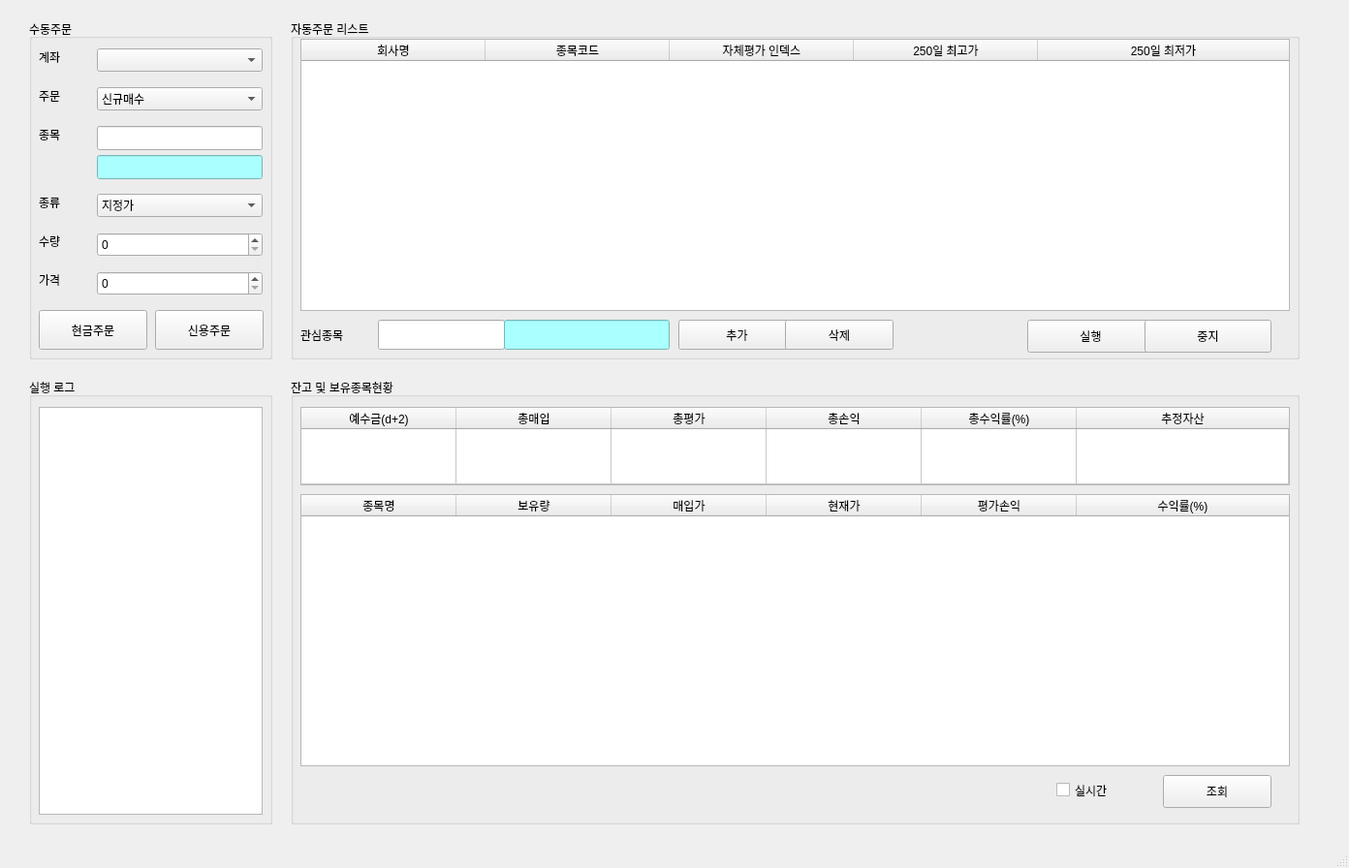
<?xml version="1.0" encoding="UTF-8"?>
<ui version="4.0">
 <class>MainWindow</class>
 <widget class="QMainWindow" name="MainWindow">
  <property name="geometry">
   <rect>
    <x>0</x>
    <y>0</y>
    <width>1392</width>
    <height>896</height>
   </rect>
  </property>
  <property name="windowTitle">
   <string>Buzzbee v0.1</string>
  </property>
  <widget class="QWidget" name="centralwidget">
   <widget class="QGroupBox" name="groupBox">
    <property name="geometry">
     <rect>
      <x>30</x>
      <y>20</y>
      <width>251</width>
      <height>351</height>
     </rect>
    </property>
    <property name="autoFillBackground">
     <bool>true</bool>
    </property>
    <property name="title">
     <string notr="true">수동주문</string>
    </property>
    <property name="flat">
     <bool>false</bool>
    </property>
    <property name="checkable">
     <bool>false</bool>
    </property>
    <widget class="QLabel" name="label">
     <property name="geometry">
      <rect>
       <x>10</x>
       <y>30</y>
       <width>77</width>
       <height>18</height>
      </rect>
     </property>
     <property name="text">
      <string>계좌</string>
     </property>
    </widget>
    <widget class="QLabel" name="label_2">
     <property name="geometry">
      <rect>
       <x>10</x>
       <y>70</y>
       <width>77</width>
       <height>18</height>
      </rect>
     </property>
     <property name="text">
      <string>주문</string>
     </property>
    </widget>
    <widget class="QLabel" name="label_3">
     <property name="geometry">
      <rect>
       <x>10</x>
       <y>110</y>
       <width>77</width>
       <height>18</height>
      </rect>
     </property>
     <property name="text">
      <string>종목</string>
     </property>
    </widget>
    <widget class="QLabel" name="label_4">
     <property name="geometry">
      <rect>
       <x>10</x>
       <y>180</y>
       <width>77</width>
       <height>18</height>
      </rect>
     </property>
     <property name="text">
      <string>종류</string>
     </property>
    </widget>
    <widget class="QLabel" name="label_5">
     <property name="geometry">
      <rect>
       <x>10</x>
       <y>220</y>
       <width>77</width>
       <height>18</height>
      </rect>
     </property>
     <property name="text">
      <string>수량</string>
     </property>
    </widget>
    <widget class="QLabel" name="label_6">
     <property name="geometry">
      <rect>
       <x>10</x>
       <y>260</y>
       <width>77</width>
       <height>18</height>
      </rect>
     </property>
     <property name="text">
      <string>가격</string>
     </property>
    </widget>
    <widget class="QComboBox" name="accountComboBox">
     <property name="geometry">
      <rect>
       <x>70</x>
       <y>30</y>
       <width>171</width>
       <height>24</height>
      </rect>
     </property>
    </widget>
    <widget class="QComboBox" name="hogaTypeComboBox">
     <property name="geometry">
      <rect>
       <x>70</x>
       <y>180</y>
       <width>171</width>
       <height>24</height>
      </rect>
     </property>
     <item>
      <property name="text">
       <string>지정가</string>
      </property>
     </item>
     <item>
      <property name="text">
       <string>시장가</string>
      </property>
     </item>
    </widget>
    <widget class="QComboBox" name="orderTypeComboBox">
     <property name="geometry">
      <rect>
       <x>70</x>
       <y>70</y>
       <width>171</width>
       <height>24</height>
      </rect>
     </property>
     <item>
      <property name="text">
       <string>신규매수</string>
      </property>
     </item>
     <item>
      <property name="text">
       <string>신규매도</string>
      </property>
     </item>
     <item>
      <property name="text">
       <string>매수취소</string>
      </property>
     </item>
     <item>
      <property name="text">
       <string>매도취소</string>
      </property>
     </item>
    </widget>
    <widget class="QLineEdit" name="codeLineEdit">
     <property name="geometry">
      <rect>
       <x>70</x>
       <y>110</y>
       <width>171</width>
       <height>25</height>
      </rect>
     </property>
    </widget>
    <widget class="QLineEdit" name="codeNameLineEdit">
     <property name="geometry">
      <rect>
       <x>70</x>
       <y>140</y>
       <width>171</width>
       <height>25</height>
      </rect>
     </property>
     <property name="styleSheet">
      <string notr="true">background-color:rgb(170,255,255);</string>
     </property>
    </widget>
    <widget class="QSpinBox" name="qtySpinBox">
     <property name="geometry">
      <rect>
       <x>70</x>
       <y>220</y>
       <width>171</width>
       <height>25</height>
      </rect>
     </property>
     <property name="maximum">
      <number>100000</number>
     </property>
    </widget>
    <widget class="QSpinBox" name="priceSpinBox">
     <property name="geometry">
      <rect>
       <x>70</x>
       <y>260</y>
       <width>171</width>
       <height>25</height>
      </rect>
     </property>
     <property name="maximum">
      <number>100000000</number>
     </property>
    </widget>
    <widget class="QPushButton" name="orderBtn">
     <property name="geometry">
      <rect>
       <x>10</x>
       <y>300</y>
       <width>112</width>
       <height>41</height>
      </rect>
     </property>
     <property name="text">
      <string>현금주문</string>
     </property>
    </widget>
    <widget class="QPushButton" name="creditOrderBtn">
     <property name="geometry">
      <rect>
       <x>130</x>
       <y>300</y>
       <width>112</width>
       <height>41</height>
      </rect>
     </property>
     <property name="text">
      <string>신용주문</string>
     </property>
    </widget>
   </widget>
   <widget class="QGroupBox" name="groupBox_2">
    <property name="geometry">
     <rect>
      <x>300</x>
      <y>390</y>
      <width>1041</width>
      <height>461</height>
     </rect>
    </property>
    <property name="autoFillBackground">
     <bool>true</bool>
    </property>
    <property name="title">
     <string>잔고 및 보유종목현황</string>
    </property>
    <widget class="QTableWidget" name="accountEvaluationTable">
     <property name="geometry">
      <rect>
       <x>10</x>
       <y>30</y>
       <width>1021</width>
       <height>81</height>
      </rect>
     </property>
     <property name="mouseTracking">
      <bool>false</bool>
     </property>
     <property name="focusPolicy">
      <enum>Qt::StrongFocus</enum>
     </property>
     <property name="contextMenuPolicy">
      <enum>Qt::DefaultContextMenu</enum>
     </property>
     <property name="acceptDrops">
      <bool>false</bool>
     </property>
     <property name="autoScroll">
      <bool>true</bool>
     </property>
     <property name="dragDropOverwriteMode">
      <bool>true</bool>
     </property>
     <property name="alternatingRowColors">
      <bool>false</bool>
     </property>
     <property name="showGrid">
      <bool>true</bool>
     </property>
     <property name="gridStyle">
      <enum>Qt::SolidLine</enum>
     </property>
     <property name="sortingEnabled">
      <bool>false</bool>
     </property>
     <property name="wordWrap">
      <bool>true</bool>
     </property>
     <property name="cornerButtonEnabled">
      <bool>true</bool>
     </property>
     <property name="rowCount">
      <number>1</number>
     </property>
     <attribute name="horizontalHeaderVisible">
      <bool>true</bool>
     </attribute>
     <attribute name="horizontalHeaderCascadingSectionResizes">
      <bool>true</bool>
     </attribute>
     <attribute name="horizontalHeaderDefaultSectionSize">
      <number>160</number>
     </attribute>
     <attribute name="horizontalHeaderHighlightSections">
      <bool>true</bool>
     </attribute>
     <attribute name="horizontalHeaderShowSortIndicator" stdset="0">
      <bool>true</bool>
     </attribute>
     <attribute name="horizontalHeaderStretchLastSection">
      <bool>true</bool>
     </attribute>
     <attribute name="verticalHeaderVisible">
      <bool>false</bool>
     </attribute>
     <attribute name="verticalHeaderCascadingSectionResizes">
      <bool>true</bool>
     </attribute>
     <attribute name="verticalHeaderShowSortIndicator" stdset="0">
      <bool>true</bool>
     </attribute>
     <attribute name="verticalHeaderStretchLastSection">
      <bool>true</bool>
     </attribute>
     <row/>
     <column>
      <property name="text">
       <string>예수금(d+2)</string>
      </property>
     </column>
     <column>
      <property name="text">
       <string>총매입</string>
      </property>
     </column>
     <column>
      <property name="text">
       <string>총평가</string>
      </property>
     </column>
     <column>
      <property name="text">
       <string>총손익</string>
      </property>
     </column>
     <column>
      <property name="text">
       <string>총수익률(%)</string>
      </property>
     </column>
     <column>
      <property name="text">
       <string>추정자산</string>
      </property>
     </column>
    </widget>
    <widget class="QTableWidget" name="stocksTable">
     <property name="geometry">
      <rect>
       <x>10</x>
       <y>120</y>
       <width>1021</width>
       <height>281</height>
      </rect>
     </property>
     <property name="autoFillBackground">
      <bool>false</bool>
     </property>
     <property name="frameShape">
      <enum>QFrame::StyledPanel</enum>
     </property>
     <property name="frameShadow">
      <enum>QFrame::Sunken</enum>
     </property>
     <property name="tabKeyNavigation">
      <bool>true</bool>
     </property>
     <property name="dragDropOverwriteMode">
      <bool>true</bool>
     </property>
     <property name="alternatingRowColors">
      <bool>false</bool>
     </property>
     <property name="textElideMode">
      <enum>Qt::ElideRight</enum>
     </property>
     <attribute name="horizontalHeaderCascadingSectionResizes">
      <bool>true</bool>
     </attribute>
     <attribute name="horizontalHeaderDefaultSectionSize">
      <number>160</number>
     </attribute>
     <attribute name="horizontalHeaderHighlightSections">
      <bool>true</bool>
     </attribute>
     <attribute name="horizontalHeaderMinimumSectionSize">
      <number>50</number>
     </attribute>
     <attribute name="horizontalHeaderShowSortIndicator" stdset="0">
      <bool>true</bool>
     </attribute>
     <attribute name="horizontalHeaderStretchLastSection">
      <bool>true</bool>
     </attribute>
     <attribute name="verticalHeaderVisible">
      <bool>true</bool>
     </attribute>
     <attribute name="verticalHeaderCascadingSectionResizes">
      <bool>true</bool>
     </attribute>
     <attribute name="verticalHeaderShowSortIndicator" stdset="0">
      <bool>true</bool>
     </attribute>
     <attribute name="verticalHeaderStretchLastSection">
      <bool>true</bool>
     </attribute>
     <column>
      <property name="text">
       <string>종목명</string>
      </property>
     </column>
     <column>
      <property name="text">
       <string>보유량</string>
      </property>
     </column>
     <column>
      <property name="text">
       <string>매입가</string>
      </property>
     </column>
     <column>
      <property name="text">
       <string>현재가</string>
      </property>
     </column>
     <column>
      <property name="text">
       <string>평가손익</string>
      </property>
     </column>
     <column>
      <property name="text">
       <string>수익률(%)</string>
      </property>
     </column>
    </widget>
    <widget class="QPushButton" name="inquiryBtn">
     <property name="geometry">
      <rect>
       <x>900</x>
       <y>410</y>
       <width>112</width>
       <height>34</height>
      </rect>
     </property>
     <property name="text">
      <string>조회</string>
     </property>
    </widget>
    <widget class="QCheckBox" name="realtimeCheckBox">
     <property name="geometry">
      <rect>
       <x>790</x>
       <y>410</y>
       <width>141</width>
       <height>31</height>
      </rect>
     </property>
     <property name="text">
      <string>실시간</string>
     </property>
    </widget>
   </widget>
   <widget class="QGroupBox" name="groupBox_3">
    <property name="geometry">
     <rect>
      <x>300</x>
      <y>20</y>
      <width>1041</width>
      <height>351</height>
     </rect>
    </property>
    <property name="autoFillBackground">
     <bool>true</bool>
    </property>
    <property name="title">
     <string>자동주문 리스트</string>
    </property>
    <widget class="QTableWidget" name="automatedStocksTable">
     <property name="geometry">
      <rect>
       <x>10</x>
       <y>20</y>
       <width>1021</width>
       <height>281</height>
      </rect>
     </property>
     <attribute name="horizontalHeaderDefaultSectionSize">
      <number>190</number>
     </attribute>
     <attribute name="horizontalHeaderShowSortIndicator" stdset="0">
      <bool>false</bool>
     </attribute>
     <attribute name="horizontalHeaderStretchLastSection">
      <bool>true</bool>
     </attribute>
     <column>
      <property name="text">
       <string>회사명</string>
      </property>
     </column>
     <column>
      <property name="text">
       <string>종목코드</string>
      </property>
     </column>
     <column>
      <property name="text">
       <string>자체평가 인덱스</string>
      </property>
     </column>
     <column>
      <property name="text">
       <string>250일 최고가</string>
      </property>
     </column>
     <column>
      <property name="text">
       <string>250일 최저가</string>
      </property>
     </column>
    </widget>
    <widget class="QPushButton" name="runAutoButton">
     <property name="geometry">
      <rect>
       <x>760</x>
       <y>310</y>
       <width>131</width>
       <height>34</height>
      </rect>
     </property>
     <property name="text">
      <string>실행</string>
     </property>
    </widget>
    <widget class="QPushButton" name="stopAutoButton">
     <property name="geometry">
      <rect>
       <x>881</x>
       <y>310</y>
       <width>131</width>
       <height>34</height>
      </rect>
     </property>
     <property name="text">
      <string>중지</string>
     </property>
    </widget>
    <widget class="QLineEdit" name="addCodeLineEdit">
     <property name="geometry">
      <rect>
       <x>90</x>
       <y>310</y>
       <width>131</width>
       <height>31</height>
      </rect>
     </property>
    </widget>
    <widget class="QLabel" name="label_7">
     <property name="geometry">
      <rect>
       <x>10</x>
       <y>310</y>
       <width>81</width>
       <height>31</height>
      </rect>
     </property>
     <property name="text">
      <string>관심종목</string>
     </property>
    </widget>
    <widget class="QPushButton" name="addCodeButton">
     <property name="geometry">
      <rect>
       <x>400</x>
       <y>310</y>
       <width>121</width>
       <height>31</height>
      </rect>
     </property>
     <property name="text">
      <string>추가</string>
     </property>
    </widget>
    <widget class="QLineEdit" name="codeNameLineEdit_2">
     <property name="geometry">
      <rect>
       <x>220</x>
       <y>310</y>
       <width>171</width>
       <height>31</height>
      </rect>
     </property>
     <property name="styleSheet">
      <string notr="true">background-color:rgb(170,255,255);</string>
     </property>
    </widget>
    <widget class="QPushButton" name="delCodeButton">
     <property name="geometry">
      <rect>
       <x>510</x>
       <y>310</y>
       <width>112</width>
       <height>31</height>
      </rect>
     </property>
     <property name="text">
      <string>삭제</string>
     </property>
    </widget>
   </widget>
   <widget class="QGroupBox" name="groupBox_4">
    <property name="geometry">
     <rect>
      <x>30</x>
      <y>390</y>
      <width>251</width>
      <height>461</height>
     </rect>
    </property>
    <property name="autoFillBackground">
     <bool>true</bool>
    </property>
    <property name="title">
     <string>실행 로그</string>
    </property>
    <widget class="QTextEdit" name="logTextEdit">
     <property name="geometry">
      <rect>
       <x>10</x>
       <y>30</y>
       <width>231</width>
       <height>421</height>
      </rect>
     </property>
    </widget>
   </widget>
  </widget>
  <widget class="QMenuBar" name="menubar">
   <property name="geometry">
    <rect>
     <x>0</x>
     <y>0</y>
     <width>1392</width>
     <height>31</height>
    </rect>
   </property>
  </widget>
  <widget class="QStatusBar" name="statusbar"/>
 </widget>
 <resources/>
 <connections/>
</ui>
